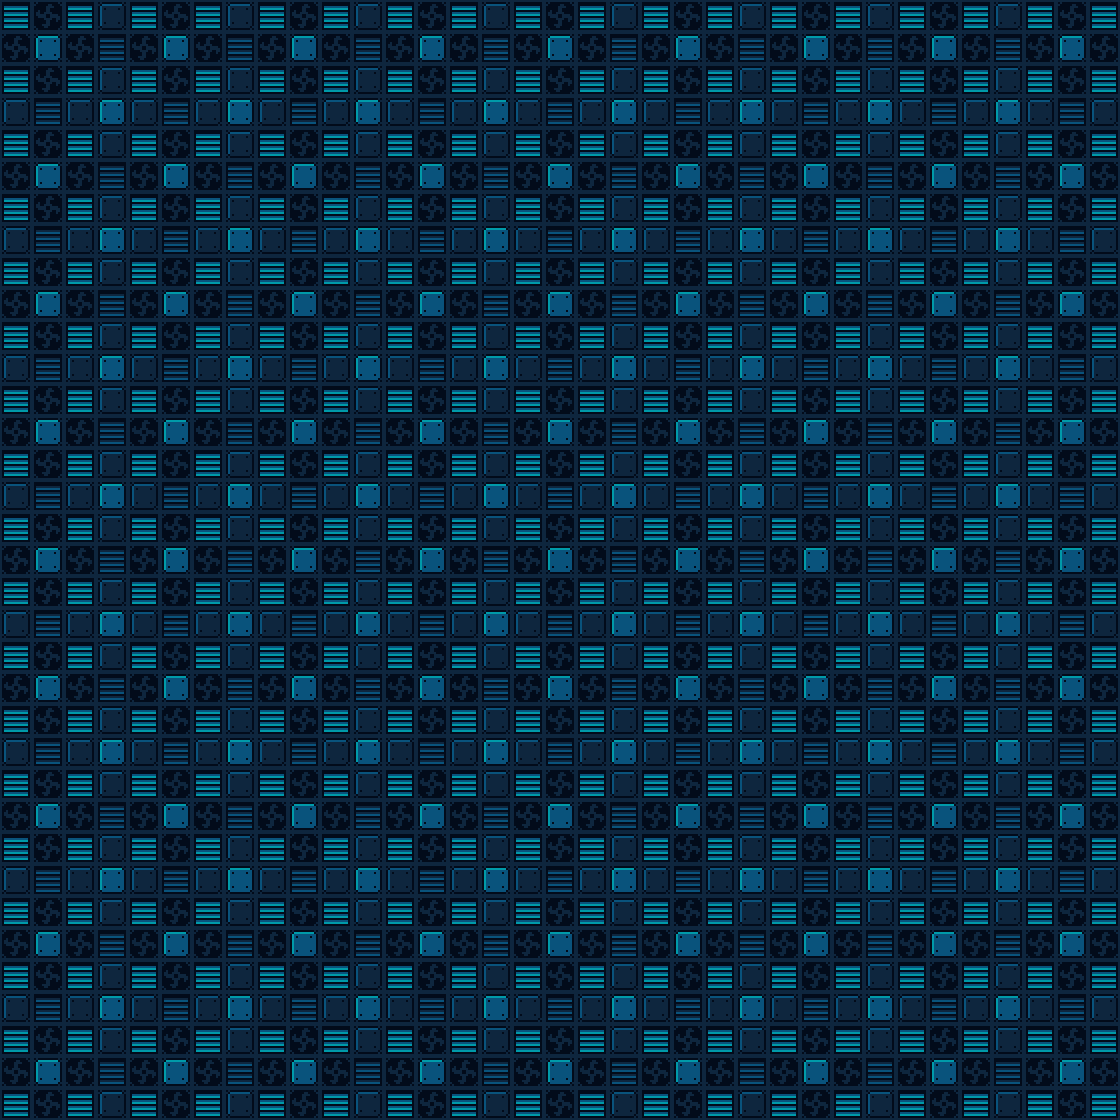

Tiled map render using the project's own tile images. Description and the whole map definition, tile-layer contents included, below:
An orthogonal 35x35 tile map with 32x32 px tiles, 1 tile layer (Tile Layer 1).

<map version="1.2" tiledversion="1.3.5" orientation="orthogonal" renderorder="right-down" width="35" height="35" tilewidth="32" tileheight="32" infinite="0" nextlayerid="2" nextobjectid="1">
 <editorsettings>
  <export target="solid.csv" format="csv" />
 </editorsettings>
 <properties>
  <property name="background" type="int" value="0" />
  <property name="ladder" type="int" value="3" />
  <property name="platform" type="int" value="2" />
  <property name="solid" type="int" value="1" />
 </properties>
 <tileset firstgid="1" source="../../MapTiles/sciFiTiles.tsx" />
 <layer id="1" name="Tile Layer 1" width="35" height="35">
  <data encoding="csv">
25,22,25,4,25,22,25,4,25,22,25,4,25,22,25,4,25,22,25,4,25,22,25,4,25,22,25,4,25,22,25,4,25,22,25,
22,3,22,24,22,3,22,24,22,3,22,24,22,3,22,24,22,3,22,24,22,3,22,24,22,3,22,24,22,3,22,24,22,3,22,
25,22,25,4,25,22,25,4,25,22,25,4,25,22,25,4,25,22,25,4,25,22,25,4,25,22,25,4,25,22,25,4,25,22,25,
4,24,4,3,4,24,4,3,4,24,4,3,4,24,4,3,4,24,4,3,4,24,4,3,4,24,4,3,4,24,4,3,4,24,4,
25,22,25,4,25,22,25,4,25,22,25,4,25,22,25,4,25,22,25,4,25,22,25,4,25,22,25,4,25,22,25,4,25,22,25,
22,3,22,24,22,3,22,24,22,3,22,24,22,3,22,24,22,3,22,24,22,3,22,24,22,3,22,24,22,3,22,24,22,3,22,
25,22,25,4,25,22,25,4,25,22,25,4,25,22,25,4,25,22,25,4,25,22,25,4,25,22,25,4,25,22,25,4,25,22,25,
4,24,4,3,4,24,4,3,4,24,4,3,4,24,4,3,4,24,4,3,4,24,4,3,4,24,4,3,4,24,4,3,4,24,4,
25,22,25,4,25,22,25,4,25,22,25,4,25,22,25,4,25,22,25,4,25,22,25,4,25,22,25,4,25,22,25,4,25,22,25,
22,3,22,24,22,3,22,24,22,3,22,24,22,3,22,24,22,3,22,24,22,3,22,24,22,3,22,24,22,3,22,24,22,3,22,
25,22,25,4,25,22,25,4,25,22,25,4,25,22,25,4,25,22,25,4,25,22,25,4,25,22,25,4,25,22,25,4,25,22,25,
4,24,4,3,4,24,4,3,4,24,4,3,4,24,4,3,4,24,4,3,4,24,4,3,4,24,4,3,4,24,4,3,4,24,4,
25,22,25,4,25,22,25,4,25,22,25,4,25,22,25,4,25,22,25,4,25,22,25,4,25,22,25,4,25,22,25,4,25,22,25,
22,3,22,24,22,3,22,24,22,3,22,24,22,3,22,24,22,3,22,24,22,3,22,24,22,3,22,24,22,3,22,24,22,3,22,
25,22,25,4,25,22,25,4,25,22,25,4,25,22,25,4,25,22,25,4,25,22,25,4,25,22,25,4,25,22,25,4,25,22,25,
4,24,4,3,4,24,4,3,4,24,4,3,4,24,4,3,4,24,4,3,4,24,4,3,4,24,4,3,4,24,4,3,4,24,4,
25,22,25,4,25,22,25,4,25,22,25,4,25,22,25,4,25,22,25,4,25,22,25,4,25,22,25,4,25,22,25,4,25,22,25,
22,3,22,24,22,3,22,24,22,3,22,24,22,3,22,24,22,3,22,24,22,3,22,24,22,3,22,24,22,3,22,24,22,3,22,
25,22,25,4,25,22,25,4,25,22,25,4,25,22,25,4,25,22,25,4,25,22,25,4,25,22,25,4,25,22,25,4,25,22,25,
4,24,4,3,4,24,4,3,4,24,4,3,4,24,4,3,4,24,4,3,4,24,4,3,4,24,4,3,4,24,4,3,4,24,4,
25,22,25,4,25,22,25,4,25,22,25,4,25,22,25,4,25,22,25,4,25,22,25,4,25,22,25,4,25,22,25,4,25,22,25,
22,3,22,24,22,3,22,24,22,3,22,24,22,3,22,24,22,3,22,24,22,3,22,24,22,3,22,24,22,3,22,24,22,3,22,
25,22,25,4,25,22,25,4,25,22,25,4,25,22,25,4,25,22,25,4,25,22,25,4,25,22,25,4,25,22,25,4,25,22,25,
4,24,4,3,4,24,4,3,4,24,4,3,4,24,4,3,4,24,4,3,4,24,4,3,4,24,4,3,4,24,4,3,4,24,4,
25,22,25,4,25,22,25,4,25,22,25,4,25,22,25,4,25,22,25,4,25,22,25,4,25,22,25,4,25,22,25,4,25,22,25,
22,3,22,24,22,3,22,24,22,3,22,24,22,3,22,24,22,3,22,24,22,3,22,24,22,3,22,24,22,3,22,24,22,3,22,
25,22,25,4,25,22,25,4,25,22,25,4,25,22,25,4,25,22,25,4,25,22,25,4,25,22,25,4,25,22,25,4,25,22,25,
4,24,4,3,4,24,4,3,4,24,4,3,4,24,4,3,4,24,4,3,4,24,4,3,4,24,4,3,4,24,4,3,4,24,4,
25,22,25,4,25,22,25,4,25,22,25,4,25,22,25,4,25,22,25,4,25,22,25,4,25,22,25,4,25,22,25,4,25,22,25,
22,3,22,24,22,3,22,24,22,3,22,24,22,3,22,24,22,3,22,24,22,3,22,24,22,3,22,24,22,3,22,24,22,3,22,
25,22,25,4,25,22,25,4,25,22,25,4,25,22,25,4,25,22,25,4,25,22,25,4,25,22,25,4,25,22,25,4,25,22,25,
4,24,4,3,4,24,4,3,4,24,4,3,4,24,4,3,4,24,4,3,4,24,4,3,4,24,4,3,4,24,4,3,4,24,4,
25,22,25,4,25,22,25,4,25,22,25,4,25,22,25,4,25,22,25,4,25,22,25,4,25,22,25,4,25,22,25,4,25,22,25,
22,3,22,24,22,3,22,24,22,3,22,24,22,3,22,24,22,3,22,24,22,3,22,24,22,3,22,24,22,3,22,24,22,3,22,
25,22,25,4,25,22,25,4,25,22,25,4,25,22,25,4,25,22,25,4,25,22,25,4,25,22,25,4,25,22,25,4,25,22,25
</data>
 </layer>
</map>